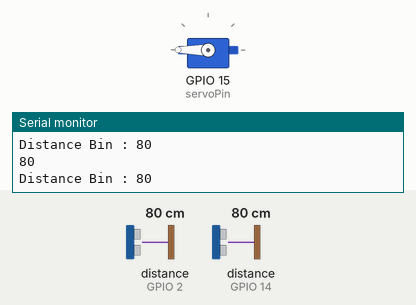
Recording of a sketch running on a simulated ESP8266 (NodeMCU). On the bench: servo, the last lines printed to the serial monitor. Wiring (inferred from the names in the program): 2 × ultrasonic range finder: trigger GPIO 0, echo GPIO 2 / trigger GPIO 12, echo GPIO 14. The test bench sets the inputs (shaded band); at power-on: distance to the obstacle (sensors on GPIO 2, GPIO 14) 80 cm. The echo pulse lasts 58.3 µs per cm; WiFi joins after 1.5 s; servers stay silent unless stated; the Firebase database answers and starts empty.

Above: at 2.8 s.
2.9 s: distance to the obstacle (sensor on GPIO 2) set to 53 cm
4.6 s: distance to the obstacle (sensor on GPIO 2) set to 46 cm
At 6.3 s:
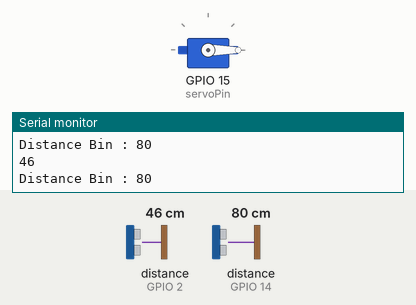
Timing chart, 0 to 12.4 s (numbered marks = the images above; inputs shaded):
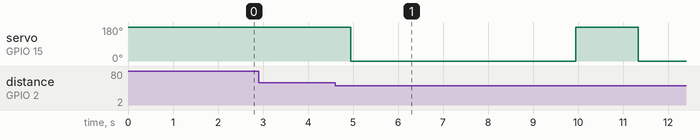

The sketch:

dustBin.ino
```cpp
#include <Servo.h>
#include <Wire.h>
#include <ESP8266WiFi.h>
#include <FirebaseArduino.h>

#define FIREBASE_HOST "iottest-89b28.firebaseio.com"
#define FIREBASE_AUTH "FbuIpILw3Rq4dp9DSRxpI6se23dzJbN8eUIF1SCS"
#define WIFI_SSID "Swapnadeep"
#define WIFI_PASSWORD "deep7378"

Servo servo;

const int trigPin = 0;
const int echoPin = 2;

const int trigPinBin = 12;
const int echoPinBin = 14;

const int servoPin = 15;

int percentGarbage;
long durationBin;
long distanceBin;
long averageBin;
long averBin[3];

long duration;
long dist;
long average;
long aver[3];

void setup()
{
  Serial.begin(9600);

  WiFi.begin(WIFI_SSID, WIFI_PASSWORD);
  Serial.print("connecting");
  while (WiFi.status() != WL_CONNECTED)
  {
    Serial.print(".");
    delay(500);
  }
  Serial.println();
  Serial.print("connected: ");
  Serial.println(WiFi.localIP());

  Firebase.begin(FIREBASE_HOST, FIREBASE_AUTH);

  servo.attach(servoPin);
  servo.write(180);
  delay(100);
  servo.detach();

  pinMode(trigPin, OUTPUT);
  pinMode(echoPin, INPUT);

  pinMode(trigPinBin, OUTPUT);
  pinMode(echoPinBin, INPUT);
}

void measure()
{
  digitalWrite(10, HIGH);
  digitalWrite(trigPin, LOW);
  delayMicroseconds(5);
  digitalWrite(trigPin, HIGH);
  delayMicroseconds(15);
  digitalWrite(trigPin, LOW);
  pinMode(echoPin, INPUT);
  duration = pulseIn(echoPin, HIGH);
  dist = (duration / 2) / 29.1;
}

void measureBin()
{
  digitalWrite(10, HIGH);
  digitalWrite(trigPinBin, LOW);
  delayMicroseconds(5);
  digitalWrite(trigPinBin, HIGH);
  delayMicroseconds(15);
  digitalWrite(trigPinBin, LOW);
  pinMode(echoPinBin, INPUT);
  durationBin = pulseIn(echoPinBin, HIGH);
  distanceBin = (durationBin / 2) / 29.1;
}

void loop()
{
  for (int i = 0; i <= 2; i++)
  {
    measure();
    aver[i] = dist;
    delay(10);
  }
  dist = (aver[0] + aver[1] + aver[2]) / 3;
  Serial.println(dist);

  for (int i = 0; i <= 2; i++)
  {
    measureBin();
    averBin[i] = distanceBin;
    delay(10);
  }
  distanceBin = (averBin[0] + averBin[1] + averBin[2]) / 3;
  Serial.print("Distance Bin : ");
  Serial.println(distanceBin);

  percentGarbage = 100 - ((distanceBin * 100) / 44);
  Firebase.setInt("garbage", percentGarbage);

  if (Firebase.failed())
  {
    Serial.print("setting /number failed:");
    Serial.println(Firebase.error());
    Firebase.begin(FIREBASE_HOST, FIREBASE_AUTH);
    return;
  }

  if (dist < 50 && (distanceBin > 5 || distanceBin > 2000))
  {
    servo.attach(servoPin);
    delay(1);
    servo.write(0);
    delay(5000);
    servo.write(180);
    delay(1000);
    servo.detach();
  }

  String openLid = Firebase.getString("google/open");
  Serial.println(openLid);

  if (openLid == "1")
  {
    servo.attach(servoPin);
    delay(1);
    servo.write(0);
    delay(3000);
    servo.write(180);
    delay(1000);
    Firebase.setString("/google/open", "2");
    servo.detach();
  }
  if (openLid == "3")
  {
    servo.attach(servoPin);
    delay(1);
    servo.write(0);
  }
  if (openLid == "4")
  {
    delay(1);
    servo.write(180);
    delay(100);
    Firebase.setString("/google/open", "2");
    servo.detach();
  }
}
```

Measured:
- the behaviour switches between 50 and 49 cm on distance to the obstacle (sensor on GPIO 2) (found by bisection; images 0 and 1)
- after the input at 4.6 s, servo on GPIO 15 (servoPin): 180° → 0° after 0.35 s, → 180° 5.0 s later, → 0° 1.4 s later
